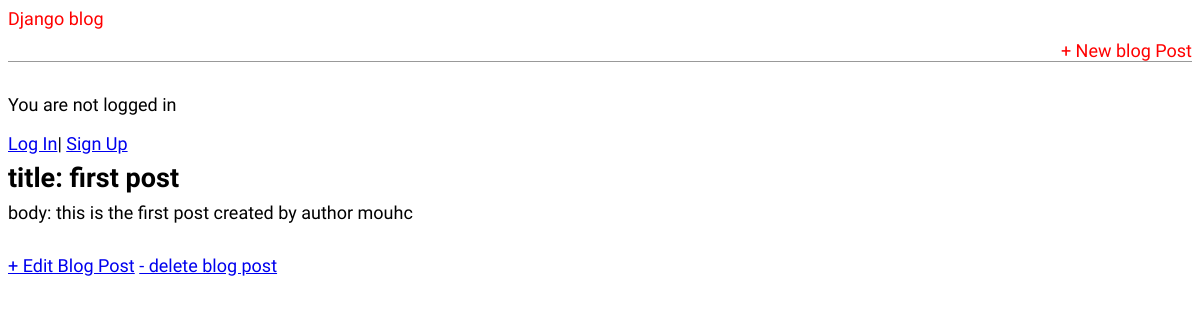
/post/1/, run on an earlier commit of the app's database.
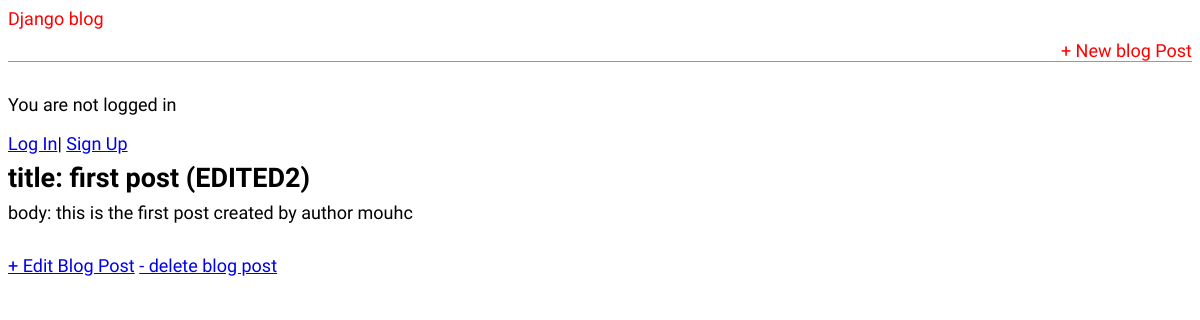
And on a later commit of the database.
### blog/models.py (models this page shows, shortened)
class Post(models.Model):
    title = models.CharField(max_length=200)
    author = models.ForeignKey(
        "auth.User",
        on_delete=models.CASCADE,
    )
    body = models.TextField()

### blog/views.py (the view)
# urls.py: path("post/<int:pk>/", BlogDetailView.as_view(), name="post_detail"),
class BlogDetailView(DetailView):
    model = Post
    template_name = "post_detail.html"

### templates/post_detail.html
{% extends "base.html" %}
{% block content %}
    <div class="post-entry">
        <h2>title: {{ post.title }}</h2>
        <p>body: {{ post.body }}</p>
    </div>
    <a href="{% url 'post_edit' post.pk %}">+ Edit Blog Post</a>
    <a href="{% url 'post_delete' post.pk %}">- delete blog post</a>
{% endblock content %}

What changed in the data, as far as the page shows it:
changed Post "this is the first post created by author mouhc": title "first post" → "first post (EDITED2)"
